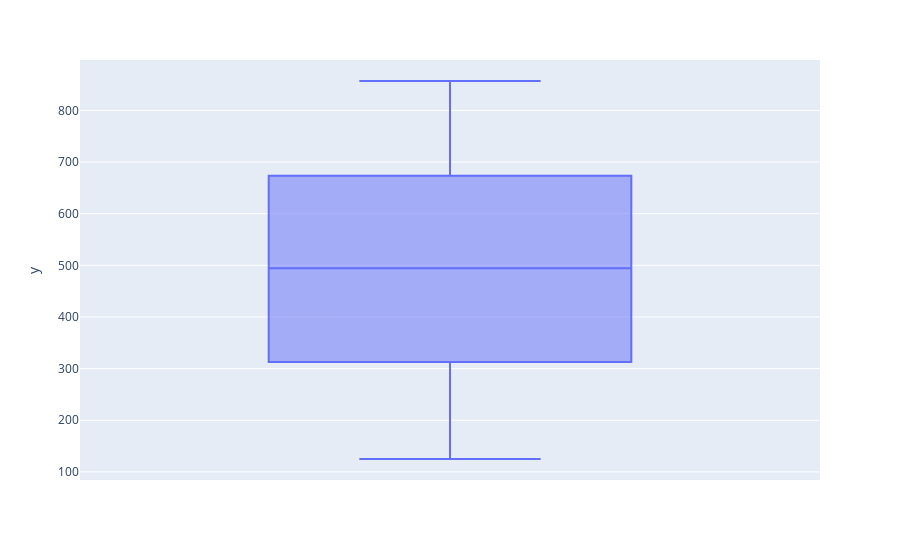

Write notebook code for a chart like this one.
### Code cell
px.box(y=z)

### Figure 1 — Plotly figure (JSON) as saved in the notebook; plotly's stock layout.template omitted (floating-point values rounded to 4 significant figures; data arrays with more than 128 entries replaced by an {"elided": "..."} marker saying what was removed)
{"data": [{"alignmentgroup": "True", "hovertemplate": "y=%{y}<extra></extra>", "legendgroup": "", "marker": {"color": "#636efa"}, "name": "", "notched": false, "offsetgroup": "", "orientation": "v", "showlegend": false, "type": "box", "x0": " ", "xaxis": "x", "y": {"elided": "500 int values"}, "y0": " ", "yaxis": "y"}], "layout": {"boxmode": "group", "legend": {"tracegroupgap": 0}, "margin": {"t": 60}, "xaxis": {"anchor": "y", "domain": [0, 1]}, "yaxis": {"anchor": "x", "domain": [0, 1], "title": {"text": "y"}}}}
